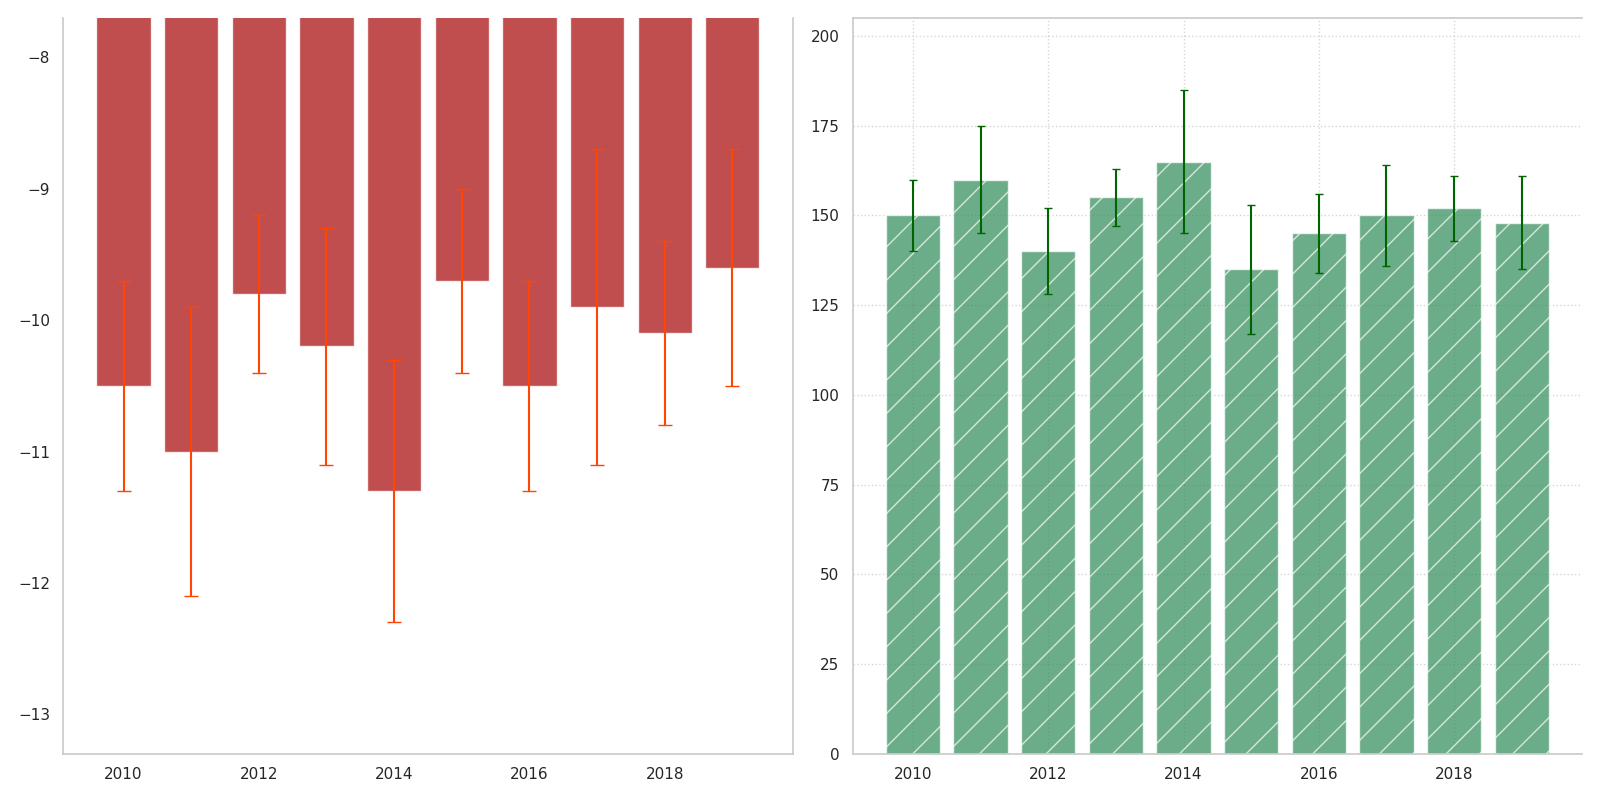

Recreate this plot in Python.
import matplotlib.pyplot as plt
import numpy as np

years = np.arange(2010, 2020)
average_temperatures = np.array([-10.5, -11.0, -9.8, -10.2, -11.3, -9.7, -10.5, -9.9, -10.1, -9.6])
temperature_std_dev = np.array([0.8, 1.1, 0.6, 0.9, 1.0, 0.7, 0.8, 1.2, 0.7, 0.9])

average_snowfall = np.array([150, 160, 140, 155, 165, 135, 145, 150, 152, 148])
snowfall_std_dev = np.array([10, 15, 12, 8, 20, 18, 11, 14, 9, 13])

temp_indices = np.argsort(average_temperatures)
sorted_years_temp = years[temp_indices]
sorted_temperatures = average_temperatures[temp_indices]
sorted_temp_std_dev = temperature_std_dev[temp_indices]

snow_indices = np.argsort(average_snowfall)[::-1]
sorted_years_snow = years[snow_indices]
sorted_snowfall = average_snowfall[snow_indices]
sorted_snowfall_std_dev = snowfall_std_dev[snow_indices]

fig, ax = plt.subplots(nrows=1, ncols=2, figsize=(16, 8))

# Plot 1: Sorted Average Annual Temperature as Bar Chart
ax[0].bar(sorted_years_temp, sorted_temperatures, yerr=sorted_temp_std_dev, color='firebrick',
          ecolor='orangered', capsize=5, alpha=0.8)
ax[0].set_ylim(min(sorted_temperatures - sorted_temp_std_dev) - 1, 
               max(sorted_temperatures + sorted_temp_std_dev) + 1)
ax[0].grid(False)  # Disabled grid
ax[0].spines['top'].set_visible(False)  # Removed top border

# Plot 2: Sorted Average Annual Snowfall as Bar Chart
ax[1].bar(sorted_years_snow, sorted_snowfall, yerr=sorted_snowfall_std_dev, color='seagreen', 
          alpha=0.7, ecolor='darkgreen', capsize=3, hatch='/')
ax[1].set_ylim(0, max(sorted_snowfall + sorted_snowfall_std_dev) + 20)
ax[1].grid(True, linestyle=':', alpha=0.8)  # Changed grid line style
ax[1].spines['right'].set_visible(False)  # Removed right border

plt.tight_layout()
plt.show()
